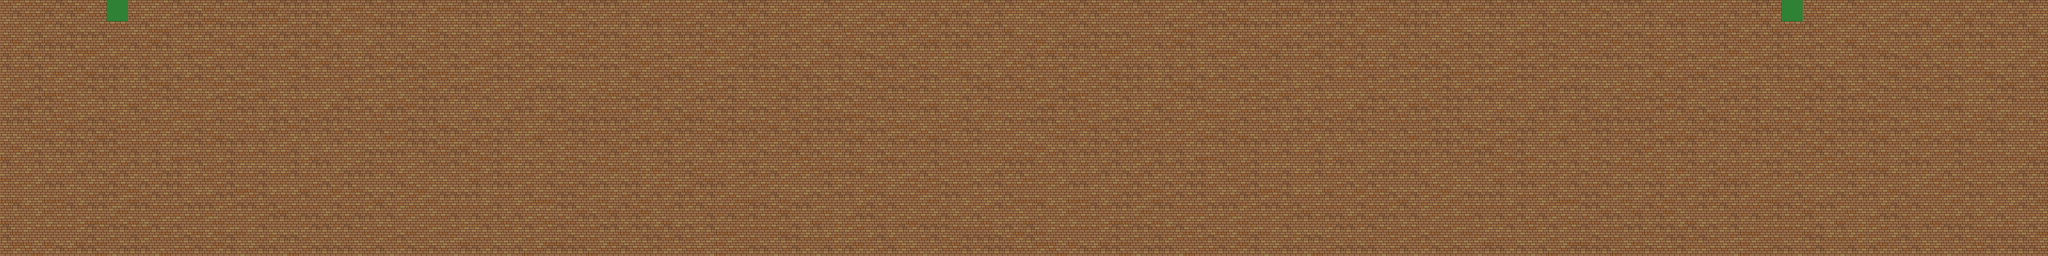

Tiled map render using the project's own tile images. Description and the map definition, with tile-layer contents summarised, below:
An orthogonal 192x24 tile map with 32x32 px tiles, 1 tile layer (Tile Layer 1).

<map version="1.8" tiledversion="1.8.2" orientation="orthogonal" renderorder="right-down" width="192" height="24" tilewidth="32" tileheight="32" infinite="0" nextlayerid="2" nextobjectid="1">
 <tileset firstgid="1" source="terrain.tsx" />
 <layer id="1" name="Tile Layer 1" width="192" height="24">
  <data>[4608 cells, 4608 non-empty, 8 distinct tile ids]</data>
 </layer>
</map>
